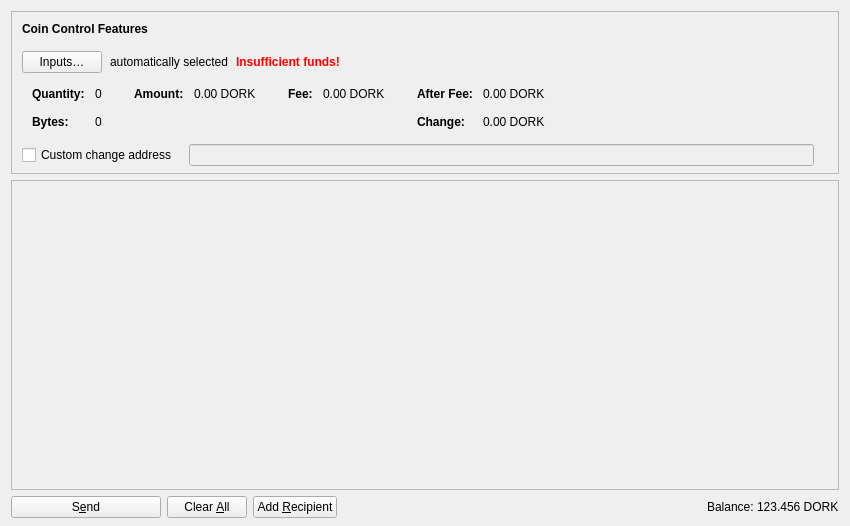
<?xml version="1.0" encoding="UTF-8"?>
<ui version="4.0">
 <class>SendCoinsDialog</class>
 <widget class="QDialog" name="SendCoinsDialog">
  <property name="geometry">
   <rect>
    <x>0</x>
    <y>0</y>
    <width>850</width>
    <height>526</height>
   </rect>
  </property>
  <property name="windowTitle">
   <string>Send Coins</string>
  </property>
  <layout class="QVBoxLayout" name="verticalLayout" stretch="0,1,0">
   <property name="bottomMargin">
    <number>8</number>
   </property>
   <item>
    <widget class="QFrame" name="frameCoinControl">
     <property name="sizePolicy">
      <sizepolicy hsizetype="Expanding" vsizetype="Expanding">
       <horstretch>0</horstretch>
       <verstretch>0</verstretch>
      </sizepolicy>
     </property>
     <property name="maximumSize">
      <size>
       <width>16777215</width>
       <height>16777215</height>
      </size>
     </property>
     <property name="frameShape">
      <enum>QFrame::StyledPanel</enum>
     </property>
     <property name="frameShadow">
      <enum>QFrame::Sunken</enum>
     </property>
     <layout class="QVBoxLayout" name="verticalLayoutCoinControl2">
      <property name="spacing">
       <number>0</number>
      </property>
      <property name="leftMargin">
       <number>0</number>
      </property>
      <property name="topMargin">
       <number>0</number>
      </property>
      <property name="rightMargin">
       <number>0</number>
      </property>
      <property name="bottomMargin">
       <number>6</number>
      </property>
      <item>
       <layout class="QVBoxLayout" name="verticalLayoutCoinControl" stretch="0,0,0,0,1">
        <property name="spacing">
         <number>0</number>
        </property>
        <property name="leftMargin">
         <number>10</number>
        </property>
        <property name="topMargin">
         <number>10</number>
        </property>
        <item>
         <layout class="QHBoxLayout" name="horizontalLayoutCoinControl1">
          <property name="bottomMargin">
           <number>15</number>
          </property>
          <item>
           <widget class="QLabel" name="labelCoinControlFeatures">
            <property name="sizePolicy">
             <sizepolicy hsizetype="Preferred" vsizetype="Maximum">
              <horstretch>0</horstretch>
              <verstretch>0</verstretch>
             </sizepolicy>
            </property>
            <property name="font">
             <font>
              <weight>75</weight>
              <bold>true</bold>
             </font>
            </property>
            <property name="styleSheet">
             <string notr="true">font-weight:bold;</string>
            </property>
            <property name="text">
             <string>Coin Control Features</string>
            </property>
           </widget>
          </item>
         </layout>
        </item>
        <item>
         <layout class="QHBoxLayout" name="horizontalLayoutCoinControl2" stretch="0,0,0,0">
          <property name="spacing">
           <number>8</number>
          </property>
          <property name="bottomMargin">
           <number>10</number>
          </property>
          <item>
           <widget class="QPushButton" name="pushButtonCoinControl">
            <property name="styleSheet">
             <string notr="true"/>
            </property>
            <property name="text">
             <string>Inputs…</string>
            </property>
            <property name="autoDefault">
             <bool>false</bool>
            </property>
           </widget>
          </item>
          <item>
           <widget class="QLabel" name="labelCoinControlAutomaticallySelected">
            <property name="text">
             <string>automatically selected</string>
            </property>
            <property name="margin">
             <number>5</number>
            </property>
           </widget>
          </item>
          <item>
           <widget class="QLabel" name="labelCoinControlInsuffFunds">
            <property name="font">
             <font>
              <weight>75</weight>
              <bold>true</bold>
             </font>
            </property>
            <property name="styleSheet">
             <string notr="true">color:red;font-weight:bold;</string>
            </property>
            <property name="text">
             <string>Insufficient funds!</string>
            </property>
            <property name="margin">
             <number>5</number>
            </property>
           </widget>
          </item>
          <item>
           <spacer name="horizontalSpacerCoinControl">
            <property name="orientation">
             <enum>Qt::Horizontal</enum>
            </property>
            <property name="sizeHint" stdset="0">
             <size>
              <width>40</width>
              <height>1</height>
             </size>
            </property>
           </spacer>
          </item>
         </layout>
        </item>
        <item>
         <widget class="QWidget" name="widgetCoinControl" native="true">
          <property name="sizePolicy">
           <sizepolicy hsizetype="Preferred" vsizetype="Preferred">
            <horstretch>0</horstretch>
            <verstretch>0</verstretch>
           </sizepolicy>
          </property>
          <property name="minimumSize">
           <size>
            <width>0</width>
            <height>0</height>
           </size>
          </property>
          <property name="styleSheet">
           <string notr="true"/>
          </property>
          <layout class="QHBoxLayout" name="horizontalLayoutCoinControl5">
           <property name="margin">
            <number>0</number>
           </property>
           <item>
            <layout class="QHBoxLayout" name="horizontalLayoutCoinControl3" stretch="0,0,0,1">
             <property name="spacing">
              <number>20</number>
             </property>
             <property name="topMargin">
              <number>0</number>
             </property>
             <property name="bottomMargin">
              <number>10</number>
             </property>
             <item>
              <layout class="QFormLayout" name="formLayoutCoinControl1">
               <property name="labelAlignment">
                <set>Qt::AlignLeft|Qt::AlignVCenter</set>
               </property>
               <property name="horizontalSpacing">
                <number>10</number>
               </property>
               <property name="verticalSpacing">
                <number>14</number>
               </property>
               <property name="leftMargin">
                <number>10</number>
               </property>
               <property name="topMargin">
                <number>4</number>
               </property>
               <property name="rightMargin">
                <number>6</number>
               </property>
               <item row="0" column="0">
                <widget class="QLabel" name="labelCoinControlQuantityText">
                 <property name="font">
                  <font>
                   <weight>75</weight>
                   <bold>true</bold>
                  </font>
                 </property>
                 <property name="text">
                  <string>Quantity:</string>
                 </property>
                 <property name="margin">
                  <number>0</number>
                 </property>
                </widget>
               </item>
               <item row="0" column="1">
                <widget class="QLabel" name="labelCoinControlQuantity">
                 <property name="cursor">
                  <cursorShape>IBeamCursor</cursorShape>
                 </property>
                 <property name="contextMenuPolicy">
                  <enum>Qt::ActionsContextMenu</enum>
                 </property>
                 <property name="text">
                  <string notr="true">0</string>
                 </property>
                 <property name="margin">
                  <number>0</number>
                 </property>
                 <property name="textInteractionFlags">
                  <set>Qt::LinksAccessibleByMouse|Qt::TextSelectableByKeyboard|Qt::TextSelectableByMouse</set>
                 </property>
                </widget>
               </item>
               <item row="1" column="0">
                <widget class="QLabel" name="labelCoinControlBytesText">
                 <property name="font">
                  <font>
                   <weight>75</weight>
                   <bold>true</bold>
                  </font>
                 </property>
                 <property name="text">
                  <string>Bytes:</string>
                 </property>
                </widget>
               </item>
               <item row="1" column="1">
                <widget class="QLabel" name="labelCoinControlBytes">
                 <property name="cursor">
                  <cursorShape>IBeamCursor</cursorShape>
                 </property>
                 <property name="contextMenuPolicy">
                  <enum>Qt::ActionsContextMenu</enum>
                 </property>
                 <property name="text">
                  <string notr="true">0</string>
                 </property>
                 <property name="textInteractionFlags">
                  <set>Qt::LinksAccessibleByMouse|Qt::TextSelectableByKeyboard|Qt::TextSelectableByMouse</set>
                 </property>
                </widget>
               </item>
              </layout>
             </item>
             <item>
              <layout class="QFormLayout" name="formLayoutCoinControl2">
               <property name="horizontalSpacing">
                <number>10</number>
               </property>
               <property name="verticalSpacing">
                <number>14</number>
               </property>
               <property name="leftMargin">
                <number>6</number>
               </property>
               <property name="topMargin">
                <number>4</number>
               </property>
               <property name="rightMargin">
                <number>6</number>
               </property>
               <item row="0" column="0">
                <widget class="QLabel" name="labelCoinControlAmountText">
                 <property name="font">
                  <font>
                   <weight>75</weight>
                   <bold>true</bold>
                  </font>
                 </property>
                 <property name="text">
                  <string>Amount:</string>
                 </property>
                 <property name="margin">
                  <number>0</number>
                 </property>
                </widget>
               </item>
               <item row="0" column="1">
                <widget class="QLabel" name="labelCoinControlAmount">
                 <property name="cursor">
                  <cursorShape>IBeamCursor</cursorShape>
                 </property>
                 <property name="contextMenuPolicy">
                  <enum>Qt::ActionsContextMenu</enum>
                 </property>
                 <property name="text">
                  <string notr="true">0.00 DORK</string>
                 </property>
                 <property name="textInteractionFlags">
                  <set>Qt::LinksAccessibleByMouse|Qt::TextSelectableByKeyboard|Qt::TextSelectableByMouse</set>
                 </property>
                </widget>
               </item>
              </layout>
             </item>
             <item>
              <layout class="QFormLayout" name="formLayoutCoinControl3">
               <property name="horizontalSpacing">
                <number>10</number>
               </property>
               <property name="verticalSpacing">
                <number>14</number>
               </property>
               <property name="leftMargin">
                <number>6</number>
               </property>
               <property name="topMargin">
                <number>4</number>
               </property>
               <property name="rightMargin">
                <number>6</number>
               </property>
               <item row="0" column="0">
                <widget class="QLabel" name="labelCoinControlFeeText">
                 <property name="font">
                  <font>
                   <weight>75</weight>
                   <bold>true</bold>
                  </font>
                 </property>
                 <property name="text">
                  <string>Fee:</string>
                 </property>
                 <property name="margin">
                  <number>0</number>
                 </property>
                </widget>
               </item>
               <item row="0" column="1">
                <widget class="QLabel" name="labelCoinControlFee">
                 <property name="cursor">
                  <cursorShape>IBeamCursor</cursorShape>
                 </property>
                 <property name="contextMenuPolicy">
                  <enum>Qt::ActionsContextMenu</enum>
                 </property>
                 <property name="text">
                  <string notr="true">0.00 DORK</string>
                 </property>
                 <property name="textInteractionFlags">
                  <set>Qt::LinksAccessibleByMouse|Qt::TextSelectableByKeyboard|Qt::TextSelectableByMouse</set>
                 </property>
                </widget>
               </item>
              </layout>
             </item>
             <item>
              <layout class="QFormLayout" name="formLayoutCoinControl4">
               <property name="labelAlignment">
                <set>Qt::AlignLeft|Qt::AlignVCenter</set>
               </property>
               <property name="horizontalSpacing">
                <number>10</number>
               </property>
               <property name="verticalSpacing">
                <number>14</number>
               </property>
               <property name="leftMargin">
                <number>6</number>
               </property>
               <property name="topMargin">
                <number>4</number>
               </property>
               <property name="rightMargin">
                <number>6</number>
               </property>
               <item row="0" column="0">
                <widget class="QLabel" name="labelCoinControlAfterFeeText">
                 <property name="font">
                  <font>
                   <weight>75</weight>
                   <bold>true</bold>
                  </font>
                 </property>
                 <property name="text">
                  <string>After Fee:</string>
                 </property>
                 <property name="margin">
                  <number>0</number>
                 </property>
                </widget>
               </item>
               <item row="0" column="1">
                <widget class="QLabel" name="labelCoinControlAfterFee">
                 <property name="cursor">
                  <cursorShape>IBeamCursor</cursorShape>
                 </property>
                 <property name="contextMenuPolicy">
                  <enum>Qt::ActionsContextMenu</enum>
                 </property>
                 <property name="text">
                  <string notr="true">0.00 DORK</string>
                 </property>
                 <property name="textInteractionFlags">
                  <set>Qt::LinksAccessibleByMouse|Qt::TextSelectableByKeyboard|Qt::TextSelectableByMouse</set>
                 </property>
                </widget>
               </item>
               <item row="1" column="0">
                <widget class="QLabel" name="labelCoinControlChangeText">
                 <property name="font">
                  <font>
                   <weight>75</weight>
                   <bold>true</bold>
                  </font>
                 </property>
                 <property name="text">
                  <string>Change:</string>
                 </property>
                </widget>
               </item>
               <item row="1" column="1">
                <widget class="QLabel" name="labelCoinControlChange">
                 <property name="cursor">
                  <cursorShape>IBeamCursor</cursorShape>
                 </property>
                 <property name="contextMenuPolicy">
                  <enum>Qt::ActionsContextMenu</enum>
                 </property>
                 <property name="text">
                  <string notr="true">0.00 DORK</string>
                 </property>
                 <property name="textInteractionFlags">
                  <set>Qt::LinksAccessibleByMouse|Qt::TextSelectableByKeyboard|Qt::TextSelectableByMouse</set>
                 </property>
                </widget>
               </item>
              </layout>
             </item>
            </layout>
           </item>
          </layout>
         </widget>
        </item>
        <item>
         <layout class="QHBoxLayout" name="horizontalLayoutCoinControl4" stretch="0,0,0">
          <property name="spacing">
           <number>12</number>
          </property>
          <property name="sizeConstraint">
           <enum>QLayout::SetDefaultConstraint</enum>
          </property>
          <property name="topMargin">
           <number>5</number>
          </property>
          <property name="rightMargin">
           <number>5</number>
          </property>
          <item>
           <widget class="QCheckBox" name="checkBoxCoinControlChange">
            <property name="toolTip">
             <string>If this is activated, but the change address is empty or invalid, change will be sent to a newly generated address.</string>
            </property>
            <property name="text">
             <string>Custom change address</string>
            </property>
           </widget>
          </item>
          <item>
           <widget class="QValidatedLineEdit" name="lineEditCoinControlChange">
            <property name="enabled">
             <bool>false</bool>
            </property>
            <property name="sizePolicy">
             <sizepolicy hsizetype="Expanding" vsizetype="Fixed">
              <horstretch>0</horstretch>
              <verstretch>0</verstretch>
             </sizepolicy>
            </property>
           </widget>
          </item>
          <item>
           <widget class="QLabel" name="labelCoinControlChangeLabel">
            <property name="sizePolicy">
             <sizepolicy hsizetype="Preferred" vsizetype="Expanding">
              <horstretch>0</horstretch>
              <verstretch>0</verstretch>
             </sizepolicy>
            </property>
            <property name="minimumSize">
             <size>
              <width>0</width>
              <height>0</height>
             </size>
            </property>
            <property name="text">
             <string/>
            </property>
            <property name="margin">
             <number>3</number>
            </property>
           </widget>
          </item>
         </layout>
        </item>
        <item>
         <spacer name="verticalSpacerCoinControl">
          <property name="orientation">
           <enum>Qt::Vertical</enum>
          </property>
          <property name="sizeHint" stdset="0">
           <size>
            <width>800</width>
            <height>1</height>
           </size>
          </property>
         </spacer>
        </item>
       </layout>
      </item>
     </layout>
    </widget>
   </item>
   <item>
    <widget class="QScrollArea" name="scrollArea">
     <property name="widgetResizable">
      <bool>true</bool>
     </property>
     <widget class="QWidget" name="scrollAreaWidgetContents">
      <property name="geometry">
       <rect>
        <x>0</x>
        <y>0</y>
        <width>830</width>
        <height>304</height>
       </rect>
      </property>
      <layout class="QVBoxLayout" name="verticalLayout_2" stretch="0,1">
       <property name="margin">
        <number>0</number>
       </property>
       <item>
        <layout class="QVBoxLayout" name="entries">
         <property name="spacing">
          <number>6</number>
         </property>
        </layout>
       </item>
       <item>
        <spacer name="verticalSpacer">
         <property name="orientation">
          <enum>Qt::Vertical</enum>
         </property>
         <property name="sizeHint" stdset="0">
          <size>
           <width>20</width>
           <height>40</height>
          </size>
         </property>
        </spacer>
       </item>
      </layout>
     </widget>
    </widget>
   </item>
   <item>
    <layout class="QHBoxLayout" name="horizontalLayout">
     <item>
      <widget class="QPushButton" name="sendButton">
       <property name="minimumSize">
        <size>
         <width>150</width>
         <height>0</height>
        </size>
       </property>
       <property name="toolTip">
        <string>Confirm the send action</string>
       </property>
       <property name="text">
        <string>S&amp;end</string>
       </property>
       <property name="icon">
        <iconset resource="../bitcoin.qrc">
         <normaloff>:/icons/send</normaloff>:/icons/send</iconset>
       </property>
       <property name="autoDefault">
        <bool>false</bool>
       </property>
       <property name="default">
        <bool>false</bool>
       </property>
      </widget>
     </item>
     <item>
      <widget class="QPushButton" name="clearButton">
       <property name="sizePolicy">
        <sizepolicy hsizetype="Minimum" vsizetype="Fixed">
         <horstretch>0</horstretch>
         <verstretch>0</verstretch>
        </sizepolicy>
       </property>
       <property name="toolTip">
        <string>Clear all fields of the form.</string>
       </property>
       <property name="text">
        <string>Clear &amp;All</string>
       </property>
       <property name="icon">
        <iconset resource="../bitcoin.qrc">
         <normaloff>:/icons/remove</normaloff>:/icons/remove</iconset>
       </property>
       <property name="autoDefault">
        <bool>false</bool>
       </property>
      </widget>
     </item>
     <item>
      <widget class="QPushButton" name="addButton">
       <property name="toolTip">
        <string>Send to multiple recipients at once</string>
       </property>
       <property name="text">
        <string>Add &amp;Recipient</string>
       </property>
       <property name="icon">
        <iconset resource="../bitcoin.qrc">
         <normaloff>:/icons/add</normaloff>:/icons/add</iconset>
       </property>
       <property name="autoDefault">
        <bool>false</bool>
       </property>
      </widget>
     </item>
     <item>
      <spacer name="horizontalSpacer">
       <property name="orientation">
        <enum>Qt::Horizontal</enum>
       </property>
       <property name="sizeHint" stdset="0">
        <size>
         <width>40</width>
         <height>20</height>
        </size>
       </property>
      </spacer>
     </item>
     <item>
      <layout class="QHBoxLayout" name="horizontalLayout_2">
       <property name="spacing">
        <number>3</number>
       </property>
       <item>
        <widget class="QLabel" name="labelBalanceName">
         <property name="sizePolicy">
          <sizepolicy hsizetype="Preferred" vsizetype="Fixed">
           <horstretch>0</horstretch>
           <verstretch>0</verstretch>
          </sizepolicy>
         </property>
         <property name="text">
          <string>Balance:</string>
         </property>
        </widget>
       </item>
       <item>
        <widget class="QLabel" name="labelBalance">
         <property name="sizePolicy">
          <sizepolicy hsizetype="Preferred" vsizetype="Fixed">
           <horstretch>0</horstretch>
           <verstretch>0</verstretch>
          </sizepolicy>
         </property>
         <property name="cursor">
          <cursorShape>IBeamCursor</cursorShape>
         </property>
         <property name="text">
          <string notr="true">123.456 DORK</string>
         </property>
         <property name="textInteractionFlags">
          <set>Qt::LinksAccessibleByMouse|Qt::TextSelectableByKeyboard|Qt::TextSelectableByMouse</set>
         </property>
        </widget>
       </item>
      </layout>
     </item>
    </layout>
   </item>
  </layout>
 </widget>
 <customwidgets>
  <customwidget>
   <class>QValidatedLineEdit</class>
   <extends>QLineEdit</extends>
   <header>qt/qvalidatedlineedit.h</header>
  </customwidget>
  <customwidget>
   <class>BitcoinAmountField</class>
   <extends>QLineEdit</extends>
   <header>qt/bitcoinamountfield.h</header>
   <container>1</container>
  </customwidget>
 </customwidgets>
 <resources>
  <include location="../bitcoin.qrc"/>
 </resources>
 <connections/>
</ui>
